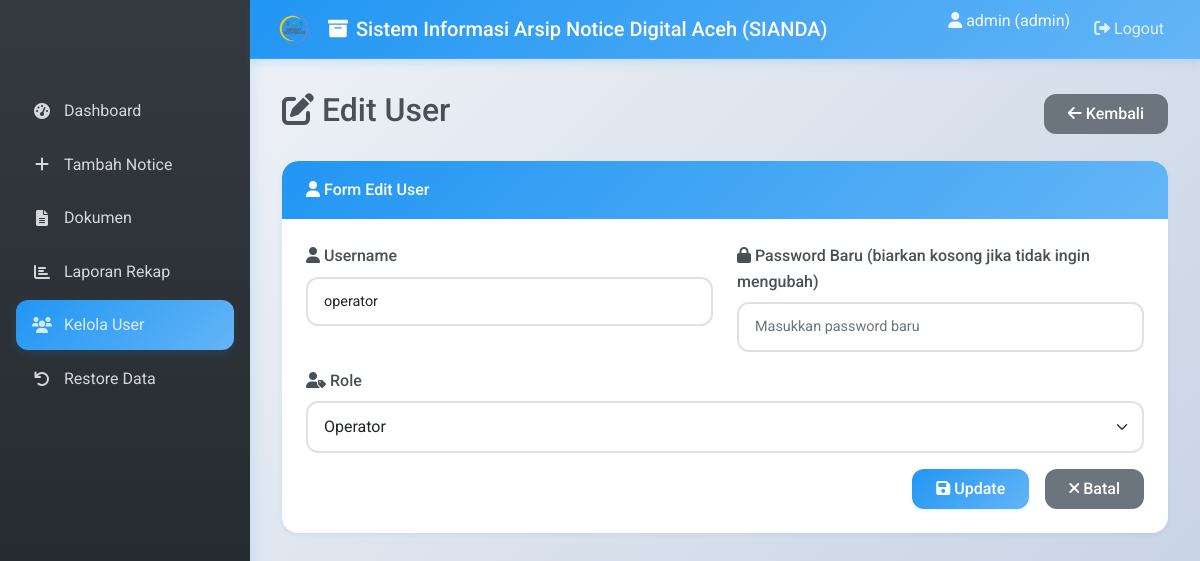
The page /user_edit.php?id=2 (signed in) on the database its author committed.
### tables this page shows
CREATE TABLE `settings` (
  `id` int(11) NOT NULL AUTO_INCREMENT,
  `app_title` varchar(255) NOT NULL DEFAULT 'Sistem Informasi Arsip Notice Digital Aceh',
  `logo_path` varchar(255) DEFAULT NULL,
  PRIMARY KEY (`id`)
);

CREATE TABLE `users` (
  `id` int(11) NOT NULL AUTO_INCREMENT,
  `username` varchar(50) NOT NULL,
  `password` varchar(255) NOT NULL,
  `role` enum('admin','operator') NOT NULL DEFAULT 'operator',
  `status` varchar(10) DEFAULT 'active',
  PRIMARY KEY (`id`),
  UNIQUE KEY `username` (`username`)
);

### user_edit.php (the view, shortened to what this page needs)
<?php
include 'db.php';
$sql_settings = "SELECT * FROM settings WHERE id = 1";
$result_settings = mysqli_query($conn, $sql_settings);
$settings = mysqli_fetch_assoc($result_settings);
$id = $_GET['id'];
$sql = "SELECT * FROM users WHERE id = $id";
$result = mysqli_query($conn, $sql);
$row = mysqli_fetch_assoc($result);
?>
<!DOCTYPE html>
<html lang="en">
<head>
    <link href="https://cdn.jsdelivr.net/npm/bootstrap@5.1.3/dist/css/bootstrap.min.css" rel="stylesheet">
    <link rel="stylesheet" href="https://cdnjs.cloudflare.com/ajax/libs/font-awesome/6.0.0/css/all.min.css">
    <link href="assets/css/style.css" rel="stylesheet">
</head>
<body>
    <nav class="navbar navbar-expand-lg navbar-dark">
        <div class="container-fluid">
            <a class="navbar-brand" href="#">
                <?php if ($settings['logo_path']) { ?>
                    <img src="uploads/<?php echo $settings['logo_path']; ?>" alt="Logo" style="height: 30px; margin-right: 10px;">
                <?php } ?>
                <i class="fas fa-archive"></i> <?php echo $settings['app_title']; ?>
            </a>
            <div class="collapse navbar-collapse" id="navbarNav">
                <ul class="navbar-nav ms-auto">
                    <li class="nav-item">
                        <span class="navbar-text me-3">
                            <i class="fas fa-user"></i> <?php echo $_SESSION['username']; ?> (<?php echo $_SESSION['role']; ?>)
                        </span>
                    </li>
                    <li class="nav-item">
                        <a class="nav-link" href="logout.php"><i class="fas fa-sign-out-alt"></i> Logout</a>
                    </li>
                </ul>
            </div>
        </div>
    </nav>
    <div class="sidebar">
        <nav class="nav flex-column">
            <a class="nav-link" href="index.php"><i class="fas fa-tachometer-alt"></i> Dashboard</a>
            <a class="nav-link" href="add.php"><i class="fas fa-plus"></i> Tambah Notice</a>
            <a class="nav-link" href="dokumen.php"><i class="fas fa-file-alt"></i> Dokumen</a>
            <a class="nav-link" href="report.php"><i class="fas fa-chart-bar"></i> Laporan Rekap</a>
            <a class="nav-link active" href="users.php"><i class="fas fa-users"></i> Kelola User</a>
            <a class="nav-link" href="restore.php"><i class="fas fa-undo"></i> Restore Data</a>
        </nav>
    </div>
    <div class="main-content">
        <div class="d-flex justify-content-between align-items-center mb-4">
            <h2><i class="fas fa-edit"></i> Edit User</h2>
            <a href="users.php" class="btn btn-secondary"><i class="fas fa-arrow-left"></i> Kembali</a>
        </div>
        <div class="card">
            <div class="card-header">
                <i class="fas fa-user"></i> Form Edit User
            </div>
            <div class="card-body">
                <form method="POST">
                    <div class="row">
                        <div class="col-md-6 mb-3">
                            <label for="username" class="form-label"><i class="fas fa-user"></i> Username</label>
                            <input type="text" class="form-control" id="username" name="username" value="<?php echo $row['username']; ?>" required placeholder="Masukkan username">
                        </div>
                        <div class="col-md-6 mb-3">
                            <label for="password" class="form-label"><i class="fas fa-lock"></i> Password Baru (biarkan kosong jika tidak ingin mengubah)</label>
                            <input type="password" class="form-control" id="password" name="password" placeholder="Masukkan password baru">
                        </div>
                    </div>
                    <div class="mb-3">
                        <label for="role" class="form-label"><i class="fas fa-user-tag"></i> Role</label>
                        <select class="form-select" id="role" name="role" required>
                            <option value="operator" <?php if ($row['role'] == 'operator') echo 'selected'; ?>><i class="fas fa-user"></i> Operator</option>
                        </select>
                    </div>
                    <div class="d-grid gap-2 d-md-flex justify-content-md-end">
                        <button type="submit" class="btn btn-primary me-md-2"><i class="fas fa-save"></i> Update</button>
                        <a href="users.php" class="btn btn-secondary"><i class="fas fa-times"></i> Batal</a>
                    </div>
                </form>
            </div>
        </div>
    </div>
</body>
</html>

### assets/css/style.css (style rules this page uses)
:root { --primary-color: #2196f3; --primary-light: #64b5f6; --primary-dark: #1976d2; --secondary-color: #ff9800; --secondary-light: #ffb74d; --secondary-dark: #f57c00; --success-color: #4caf50; --info-color: #00bcd4; --warning-color: #ff9800; --danger-color: #f44336; --gray-100: #f8f9fa; --gray-200: #e9ecef; --gray-300: #dee2e6; --gray-400: #ced4da; --gray-500: #adb5bd; --gray-600: #6c757d; --gray-700: #495057; --gray-800: #343a40; --gray-900: #212529; --white: #ffffff; --black: #000000; --shadow-light: 0 2px 4px rgba(33, 150, 243, 0.1); --shadow-medium: 0 4px 8px rgba(33, 150, 243, 0.15); --shadow-heavy: 0 8px 16px rgba(33, 150, 243, 0.2); --border-radius: 12px; --border-radius-lg: 16px; --transition: all 0.3s cubic-bezier(0.4, 0, 0.2, 1); }
* { box-sizing: border-box; }
body { font-family: 'Roboto', 'Segoe UI', Tahoma, Geneva, Verdana, sans-serif; background: linear-gradient(135deg, #f5f7fa 0%, #c3cfe2 100%); color: var(--gray-700); line-height: 1.6; margin: 0; padding: 0; min-height: 100vh; }
.navbar { background: linear-gradient(135deg, var(--primary-color) 0%, var(--primary-light) 100%); box-shadow: var(--shadow-medium); backdrop-filter: blur(10px); border-bottom: 1px solid rgba(255, 255, 255, 0.1); margin-left: 250px; width: calc(100% - 250px); z-index: 1100; padding: 0.5rem 1rem; }
.navbar-brand { font-weight: 500; color: var(--white) !important; font-size: 1.25rem; display: flex; align-items: center; gap: 0.5rem; white-space: normal; overflow: visible; text-overflow: unset; max-width: none; }
.navbar-brand img { height: 32px; width: 32px; border-radius: 8px; object-fit: cover; }
.navbar-text { color: rgba(255, 255, 255, 0.9) !important; font-weight: 400; }
.nav-link { color: rgba(255, 255, 255, 0.8) !important; font-weight: 400; transition: var(--transition); border-radius: 8px; padding: 0.5rem 1rem; }
.sidebar { height: 100vh; background: linear-gradient(180deg, var(--gray-800) 0%, var(--gray-900) 100%); color: var(--white); position: fixed; top: 0; left: 0; width: 250px; padding-top: 70px; z-index: 1000; box-shadow: var(--shadow-heavy); overflow-y: auto; }
.sidebar .nav { padding: 1rem; }
.sidebar .nav-link { color: var(--gray-400); padding: 0.75rem 1rem; margin-bottom: 0.25rem; transition: var(--transition); border-radius: var(--border-radius); font-weight: 400; display: flex; align-items: center; gap: 0.75rem; position: relative; }
.sidebar .nav-link.active { color: var(--white); background: linear-gradient(135deg, var(--primary-color) 0%, var(--primary-light) 100%); box-shadow: var(--shadow-medium); }
.sidebar .nav-link i { width: 20px; text-align: center; }
.main-content { margin-left: 250px; padding: 2rem; min-height: calc(100vh - 70px); }
.card { background: var(--white); border: none; border-radius: var(--border-radius-lg); box-shadow: var(--shadow-light); margin-bottom: 1.5rem; transition: var(--transition); overflow: hidden; }
.card-header { background: linear-gradient(135deg, var(--primary-color) 0%, var(--primary-light) 100%); color: var(--white); border-radius: var(--border-radius-lg) var(--border-radius-lg) 0 0 !important; font-weight: 500; padding: 1rem 1.5rem; border: none; }
.card-body { padding: 1.5rem; }
.btn { border-radius: var(--border-radius); font-weight: 500; padding: 0.5rem 1.5rem; transition: var(--transition); border: none; position: relative; overflow: hidden; }
.btn::before { content: ''; position: absolute; top: 50%; left: 50%; width: 0; height: 0; background: rgba(255, 255, 255, 0.2); border-radius: 50%; transform: translate(-50%, -50%); transition: width 0.6s, height 0.6s; }
.btn-primary { background: linear-gradient(135deg, var(--primary-color) 0%, var(--primary-light) 100%); color: var(--white); box-shadow: var(--shadow-light); }
.form-control { border-radius: var(--border-radius); border: 2px solid var(--gray-300); padding: 0.75rem 1rem; font-size: 0.9rem; transition: var(--transition); background: var(--white); }
.form-label { font-weight: 500; color: var(--gray-700); margin-bottom: 0.5rem; }
.form-select { border-radius: var(--border-radius); border: 2px solid var(--gray-300); padding: 0.75rem 1rem; transition: var(--transition); }

### rows shown on the page
settings: logo_path (picture), app_title "Sistem Informasi Arsip Notice Digital Aceh (SIANDA)"
users: username "operator", role "Operator"

### other values the page prints
$_SESSION['username'] "admin"
$_SESSION['role'] "admin"
